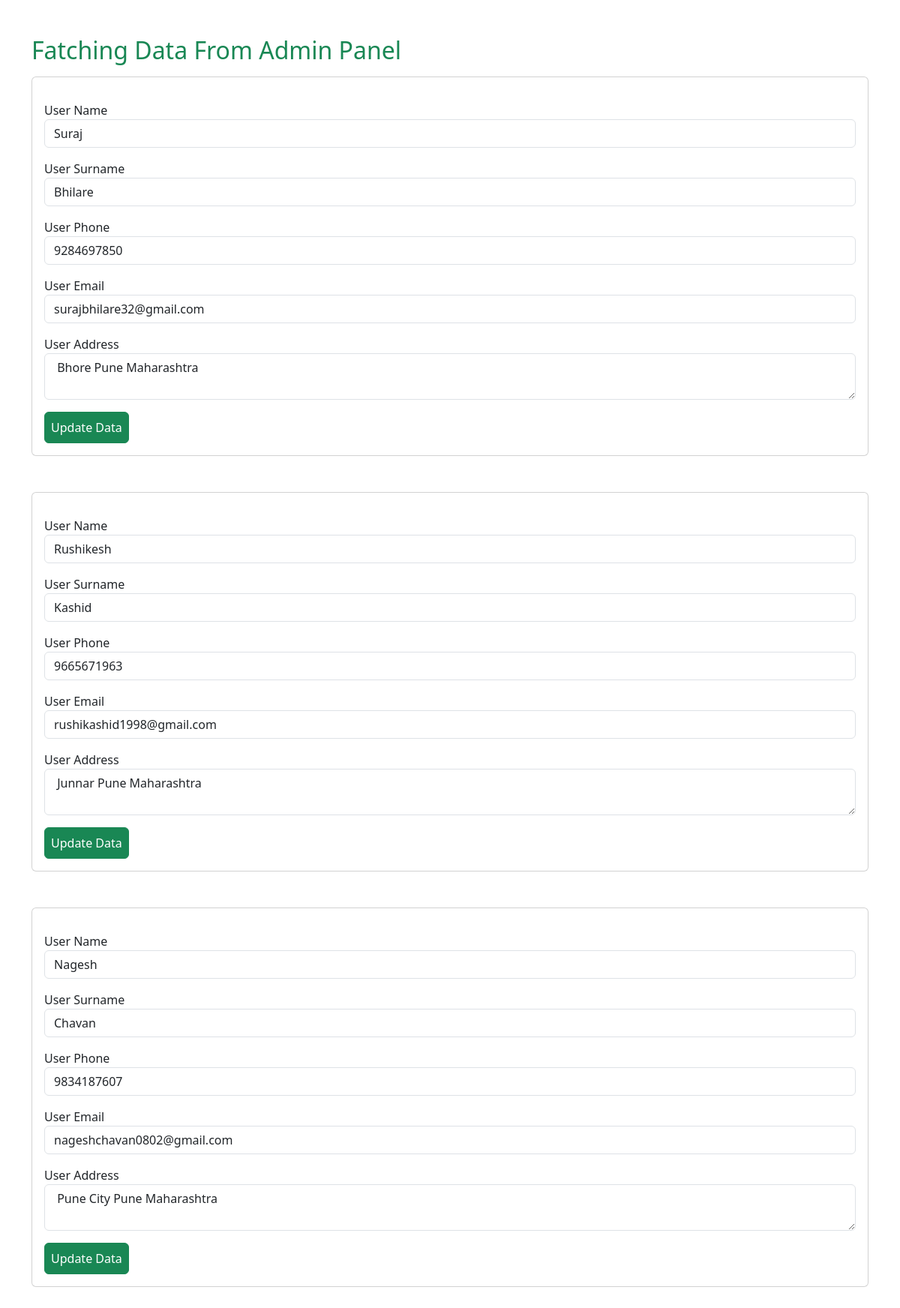
Page /edit on the committed database.
### service/models.py (models this page shows)
class User(models.Model):
    userName = models.CharField(max_length=55)
    userSurname = models.CharField(max_length=55)
    userPhone = models.IntegerField()
    userEmail = models.EmailField(max_length=150)
    userAddress = models.TextField()

### service/views.py (the view)
# urls.py: path('edit', views.EDIT, name='edit'),
def EDIT(request):
    e = User.objects.all()
    e = {
        'e':e,
    }
    return render(request, 'update.html', e)

### service/templates/update.html (shortened to what this page needs)
<!DOCTYPE html>
<html lang="en">
<head>
    <link href="https://cdn.jsdelivr.net/npm/bootstrap@5.3.2/dist/css/bootstrap.min.css" rel="stylesheet">
</head>
<body>
    <section class="mt-5">
        <div class="container">
            <div class="row">
                <div class="col-lg-12 col-md-6 col-sm-6">
                    <h1 class="text-success mb-3 text-start h2">Fatching Data From Admin Panel</h1>
                    {% for i in e %}
                    <div class="card mb-5">
                        <div class="card-body">
                                <form action="/update/{{i.id}}" method="post">
                                    <label for="name" class="mt-3">User Name</label>
                                    <input type="text" name="name" id="name" class="form-control" placeholder="enter name" value="{{i.userName}}">
                                    <label for="surname" class="mt-3">User Surname</label>
                                    <input type="text" name="surname" id="surname" class="form-control" placeholder="enter surname" value="{{i.userSurname}}">
                                    <label for="phone" class="mt-3">User Phone</label>
                                    <input type="text" name="phone" id="phone" class="form-control" placeholder="enter phone" value="{{i.userPhone}}">
                                    <label for="email" class="mt-3">User Email</label>
                                    <input type="text" name="email" id="email" class="form-control" placeholder="enter email" value="{{i.userEmail}}">
                                    <label for="address" class="mt-3">User Address</label>
                                    <textarea type="text" name="address" id="address" class="form-control" placeholder="enter address"> {{i.userAddress}}</textarea>
                                    <button type="submit" class="btn btn-success p-2 mt-3">Update Data</button>
                                </form>
                            </div>
                        </div>
                        {% endfor %}
                </div>
            </div>
        </div>
    </section>
</body>
</html>

### rows in the picture
User: name "Suraj", surname "Bhilare", phone "9284697850", email "surajbhilare32@gmail.com", address "Bhore Pune Maharashtra"
User: name "Rushikesh", surname "Kashid", phone "9665671963", email "rushikashid1998@gmail.com", address "Junnar Pune Maharashtra"
User: name "Nagesh", surname "Chavan", phone "9834187607", email "nageshchavan0802@gmail.com", address "Pune City Pune Maharashtra"
